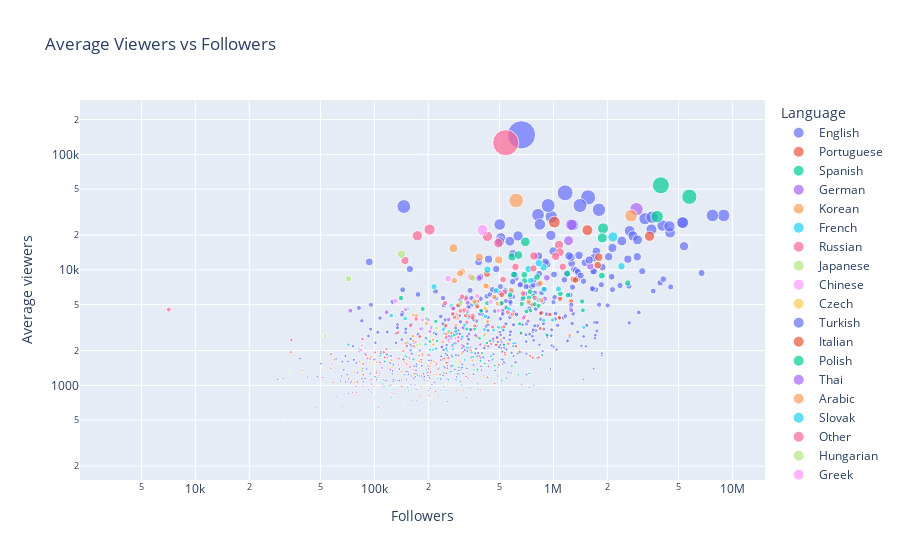

Notebook cell for this chart:
### Markdown cell above
### Interactive plot

### Code cell
fig = px.scatter(
    df,
    x="Followers",
    y="Average viewers",
    color="Language",
    hover_name="Channel",
    size="Average viewers",
    log_x=True,
    log_y=True,
    title="Average Viewers vs Followers"
)
fig.show()

### Figure 1 — Plotly figure (JSON) as saved in the notebook; plotly's stock layout.template omitted (floating-point values rounded to 4 significant figures; data arrays with more than 128 entries replaced by an {"elided": "..."} marker saying what was removed)
{"data": [{"hovertemplate": "<b>%{hovertext}</b><br><br>Language=English<br>Followers=%{x}<br>Average viewers=%{marker.size}<extra></extra>", "hovertext": {"elided": "485 str values"}, "legendgroup": "English", "marker": {"color": "#636efa", "size": {"elided": "485 int values"}, "sizemode": "area", "sizeref": 369.1, "symbol": "circle"}, "mode": "markers", "name": "English", "orientation": "v", "showlegend": true, "type": "scatter", "x": {"elided": "485 int values"}, "xaxis": "x", "y": {"elided": "485 int values"}, "yaxis": "y"}, {"hovertemplate": "<b>%{hovertext}</b><br><br>Language=Portuguese<br>Followers=%{x}<br>Average viewers=%{marker.size}<extra></extra>", "hovertext": ["Gaules", "alanzoka", "YoDa", "RiotGamesBrazil", "NOBRU", "Baiano", "Rakin", "Cellbit", "jukes", "SkipNhOLIVE", "SkipNhO", "jovirone", "JohnPitterTV", "mch_AGG", "yeTz", "ziGueira", "aXtLOL", "MarcaoRX", "gratis150ml", "StereOnline", "blxckoutz", "Felps", "adolfz", "Smurfdomuca", "pimpimenta", "PatoPapao", "BeyondTheSummit_PT", "thedarkness", "jean_mago", "1DrakoNz", "R6esportsBR", "pijack11", "Nattank", "c9judite", "Mibrtv", "Rubini", "JonVlogs", "DavyJones", "Sev7n", "gabepeixe", "forever", "Tiagovski555YT", "BRNWOWZK1", "LuquEt4", "Vovo", "hastad", "BeyondTheSummit_PT2", "cellinrj", "Pelegrino1993", "RaulZitoYT", "Sonecarox", "mandiocaa1", "murilo_RT", "HunterGodBr", "leplol1", "sacy", "Gabi", "Buozzi", "Patriota", "zorlaKOKA", "calango"], "legendgroup": "Portuguese", "marker": {"color": "#EF553B", "size": [10976, 19560, 12868, 25918, 22070, 9229, 5333, 8264, 8165, 1196, 3875, 5632, 900, 884, 4221, 3203, 4991, 1258, 1801, 785, 2566, 3109, 4926, 2843, 1744, 2795, 807, 1914, 2012, 2655, 4021, 1569, 1537, 644, 3310, 1284, 2239, 4111, 1037, 1788, 5300, 2061, 465, 1081, 974, 1812, 796, 1711, 1074, 839, 569, 4355, 315, 1737, 1444, 1304, 2174, 872, 1951, 1247, 1736], "sizemode": "area", "sizeref": 369.1, "symbol": "circle"}, "mode": "markers", "name": "Portuguese", "orientation": "v", "showlegend": true, "type": "scatter", "x": [1767635, 3445134, 1792625, 1011924, 1549722, 425797, 1258173, 1293451, 1327059, 324765, 1076499, 1089830, 286184, 219431, 849972, 529814, 763886, 166594, 741652, 327645, 482061, 844681, 294217, 267948, 828298, 656860, 203549, 536792, 342691, 373375, 323856, 252717, 86544, 105341, 250709, 102528, 480299, 955846, 469944, 149362, 373484, 220585, 173713, 74404, 141898, 868738, 178612, 245715, 80566, 78971, 87530, 312944, 70814, 258876, 157981, 206184, 271202, 75290, 646758, 361102, 767187], "xaxis": "x", "y": [10976, 19560, 12868, 25918, 22070, 9229, 5333, 8264, 8165, 1196, 3875, 5632, 900, 884, 4221, 3203, 4991, 1258, 1801, 785, 2566, 3109, 4926, 2843, 1744, 2795, 807, 1914, 2012, 2655, 4021, 1569, 1537, 644, 3310, 1284, 2239, 4111, 1037, 1788, 5300, 2061, 465, 1081, 974, 1812, 796, 1711, 1074, 839, 569, 4355, 315, 1737, 1444, 1304, 2174, 872, 1951, 1247, 1736], "yaxis": "y"}, {"hovertemplate": "<b>%{hovertext}</b><br><br>Language=Spanish<br>Followers=%{x}<br>Average viewers=%{marker.size}<extra></extra>", "hovertext": ["Rubius", "auronplay", "TheGrefg", "ibai", "LVPes", "elded", "juansguarnizo", "ElmiilloR", "coscu", "MYM_ALKAPONE", "Reborn_Live", "Brunenger", "FolagorLives", "alexelcapo", "Llobeti4", "Magic", "bysTaXx", "Alexby11", "knekro", "ElRichMC", "ReventXz", "Conterstine", "IamCristinini", "Ampeterby7", "SNEUX", "Perxitaa", "IlloJuan", "Mixwell", "G4G_REVENANT", "CooLifeGame", "bytarifaaa", "ElcanaldeJoaco", "MarkiLokurasY", "Peereira7", "zEkO", "x6FlipiN", "SLAKUN10", "Th3Antonio", "orslok", "grafo", "Pimpeano", "Werlyb", "Dementardo", "k1ng", "lolesportsla", "goncho", "MenosTrece", "CarritosKami", "bazattak007", "SkyshockTV", "Evangelion0", "cacho01", "natalan", "DuendePablo", "Frankkaster", "MarkitoNavaja", "RobertoCein", "Vicens", "LRojo_", "BarcaGamer", "ElOjoNinja", "Tanovich", "iGeStarK", "SoyPan", "wingz", "FlexZ", "Staryuuki", "LITkillah"], "legendgroup": "Spanish", "marker": {"color": "#00cc96", "size": [42948, 53986, 28887, 22837, 12947, 7699, 6039, 5163, 8919, 5948, 17488, 2844, 5032, 5772, 3410, 5123, 6210, 5331, 2912, 9062, 3073, 2557, 1906, 9301, 3748, 8010, 4087, 4219, 2947, 4415, 13435, 8673, 2714, 1377, 4440, 2712, 18906, 2419, 3082, 1544, 6469, 2399, 4663, 4365, 4586, 2431, 1481, 1681, 1630, 1605, 1777, 2669, 2240, 1101, 4886, 5070, 1270, 5739, 1192, 1234, 1484, 1434, 1282, 954, 1347, 897, 1467, 9104], "sizemode": "area", "sizeref": 369.1, "symbol": "circle"}, "mode": "markers", "name": "Spanish", "orientation": "v", "showlegend": true, "type": "scatter", "x": [5751354, 3983847, 3795667, 1894953, 587677, 2601858, 1204773, 426716, 1865296, 770535, 697007, 659652, 786983, 680023, 648084, 365714, 1093212, 1448018, 260728, 688715, 362062, 386804, 398634, 1194476, 196635, 689582, 275174, 331208, 284620, 395859, 638657, 810622, 923377, 377689, 743040, 279204, 1874932, 223756, 327888, 414577, 740343, 204348, 547154, 706537, 186208, 442412, 470873, 165439, 391413, 114154, 120494, 269080, 529357, 514073, 826222, 665430, 730326, 730679, 100767, 636568, 273504, 296560, 244437, 343191, 85695, 155382, 586475, 601927], "xaxis": "x", "y": [42948, 53986, 28887, 22837, 12947, 7699, 6039, 5163, 8919, 5948, 17488, 2844, 5032, 5772, 3410, 5123, 6210, 5331, 2912, 9062, 3073, 2557, 1906, 9301, 3748, 8010, 4087, 4219, 2947, 4415, 13435, 8673, 2714, 1377, 4440, 2712, 18906, 2419, 3082, 1544, 6469, 2399, 4663, 4365, 4586, 2431, 1481, 1681, 1630, 1605, 1777, 2669, 2240, 1101, 4886, 5070, 1270, 5739, 1192, 1234, 1484, 1434, 1282, 954, 1347, 897, 1467, 9104], "yaxis": "y"}, {"hovertemplate": "<b>%{hovertext}</b><br><br>Language=German<br>Followers=%{x}<br>Average viewers=%{marker.size}<extra></extra>", "hovertext": ["MontanaBlack88", "TheRealKnossi", "NoWay4u_Sir", "Trymacs", "Papaplatte", "GRONKH", "Shlorox", "SummonersInnLive", "Bonjwa", "INSCOPE21TV", "Amar", "BastiGHG", "PietSmiet", "RocketBeansTV", "Staiy", "orangemorange", "ELoTRiX", "RoyalPhunk", "KamoLRF", "Moondye7", "MckyTV", "maxim", "GTimeTV", "Solaaaa", "P4wnyhof", "TrilluXe", "rewinside", "Kamikatze", "LPMassive", "Dhalucard", "AladdinTV", "Broeki1", "BigSpinCR", "xTheSolutionTV", "Back2Warcraft", "kutcherlol", "DieHahn", "H0llyLP", "SparkofPhoenixTV", "PainLivestream", "primeleague", "AnniTheDuck", "Harmii", "Sologesang", "nookyyy", "TaKeTV", "Sintica", "mailand", "SlotRoom247"], "legendgroup": "German", "marker": {"color": "#ab63fa", "size": [33514, 24595, 8479, 10735, 8546, 17860, 5216, 6328, 1802, 7554, 4207, 2733, 4147, 696, 3711, 2653, 5620, 2934, 3948, 2530, 3599, 3173, 1022, 2227, 1205, 2095, 4455, 1586, 2181, 1828, 1416, 1317, 1824, 2027, 1697, 1093, 1229, 1116, 1462, 1635, 4427, 2533, 1159, 1072, 683, 829, 1207, 1400, 326], "sizemode": "area", "sizeref": 369.1, "symbol": "circle"}, "mode": "markers", "name": "German", "orientation": "v", "showlegend": true, "type": "scatter", "x": [2911316, 1260160, 383892, 1607134, 919026, 1216020, 331632, 503346, 123954, 658658, 604374, 507730, 576903, 416018, 259624, 261139, 895851, 204451, 688868, 306920, 722041, 312566, 665021, 309594, 489174, 412495, 1259972, 107476, 315264, 269408, 110211, 150944, 185784, 320629, 94929, 198818, 231584, 151000, 433078, 435872, 73409, 460463, 333858, 58531, 206681, 227062, 160387, 86561, 69183], "xaxis": "x", "y": [33514, 24595, 8479, 10735, 8546, 17860, 5216, 6328, 1802, 7554, 4207, 2733, 4147, 696, 3711, 2653, 5620, 2934, 3948, 2530, 3599, 3173, 1022, 2227, 1205, 2095, 4455, 1586, 2181, 1828, 1416, 1317, 1824, 2027, 1697, 1093, 1229, 1116, 1462, 1635, 4427, 2533, 1159, 1072, 683, 829, 1207, 1400, 326], "yaxis": "y"}, {"hovertemplate": "<b>%{hovertext}</b><br><br>Language=Korean<br>Followers=%{x}<br>Average viewers=%{marker.size}<extra></extra>", "hovertext": ["풍월량 (hanryang1125)", "LCK_Korea", "한동숙 (handongsuk)", "서새봄냥 (saddummy)", "괴물쥐123 (tmxk319)", "따효니 (ddahyoni)", "우왁굳 (woowakgood)", "앰비션_ (lol_ambition)", "침착맨 (zilioner)", "김진우 (jinu6734)", "녹두로 (nokduro)", "김도 (kimdoe)", "울프 (lol_woolf)", "플러리 (flurry1989)", "Faker", "탬탬버린 (2chamcham2)", "쌍베 (pacific8815)", "악어 (jdm2088)", "얍얍 (yapyap30)", "실프_ (silphtv)", "강지 (rkdwl12)", "김나성 (naseongkim)", "오킹 (obm1025)", "철면수심 (109ace)", "살인마협회장 (sal_gu)", "소풍왔니 (yumyumyu77)", "연두는말안드뤄 (rudbeckia7)", "쉐리 (kss7749)", "소우릎 (so_urf)", "소니쇼 (sonycast_)", "공혁준 (rhdgurwns)", "똘똘똘이_ (jungtaejune)", "개복어 (dogswellfish)", "웁_게임방송 (alenenwooptv)", "머독 (ajehr)", "고차비 (kumikomii)", "선바 (sunbaking)", "양띵 (yd0821)", "룩삼 (looksam)", "루시아 (lucia94)", "꽃핀 (cherrypach)", "김뚜띠_ (kimdduddi)", "옥냥이 (rooftopcat99)", "쫀득이_ (pjs9073)", "피닉스박1 (xkwhd)", "금사향 (sah_yang)", "나나양 (nanayango3o)", "자동 (tranth)", "도현_ (d_obby)", "인간젤리 (ses836)", "태준이 (dlxowns45)", "포셔 (portialyn)", "케인 (kanetv8)", "코렛트 (collet11)", "홍방장 (game2eye)", "짬타수아 (zzamtiger0310)", "다주 (dda_ju)", "견자희 (wkgml)", "무굴 (moogrr1211)", "핑맨 (95pingman)", "_연두부_ (lovelyyeon)", "미라지 (mirage720)", "감블러 (9ambler)", "강퀴 (kangqui)", "햇살살 (hatsalsal)", "재슥짱 (pikra10)", "과로사1 (aram4519)", "스피드소닉 (dragon3652)", "칸데르니아 (jmjdoc)", "헤징 (hejin0_0)", "지수소녀 (wltn4765)", "매직박 (yagubu)", "양아지 (dkwl025)", "러너교 (runner0608)", "크캣66 (crazzyccat)", "빅헤드 (bighead033)", "마스카 (newmasca)"], "legendgroup": "Korean", "marker": {"color": "#FFA15A", "size": [12201, 39848, 12869, 6681, 7173, 4534, 4100, 5332, 5843, 4710, 4040, 4062, 9633, 3859, 29414, 5107, 3992, 15405, 9306, 1891, 2484, 1584, 3563, 2202, 2663, 4496, 2478, 2403, 1756, 2840, 3828, 1649, 1601, 1418, 3292, 1615, 2762, 8075, 3302, 1603, 2369, 2318, 2256, 2597, 1139, 1559, 1589, 1402, 1401, 1213, 2023, 1349, 1313, 1248, 1669, 1876, 1466, 2210, 879, 3449, 1115, 1638, 1692, 1400, 1302, 1068, 1592, 529, 756, 1017, 980, 1666, 1237, 2434, 644, 793, 567], "sizemode": "area", "sizeref": 369.1, "symbol": "circle"}, "mode": "markers", "name": "Korean", "orientation": "v", "showlegend": true, "type": "scatter", "x": [494445, 619382, 385250, 580794, 427926, 322895, 591500, 362297, 465887, 274875, 165823, 287639, 308528, 169505, 2716270, 489270, 171858, 276488, 301033, 309065, 507418, 103260, 428179, 166726, 164092, 309322, 212053, 170718, 95477, 255949, 289455, 124835, 215413, 125615, 362794, 177741, 251416, 279864, 285474, 82578, 240835, 149158, 214028, 193757, 142209, 206794, 147351, 85764, 195405, 105730, 346631, 39485, 141167, 215304, 183891, 185684, 205041, 415795, 37162, 195423, 108382, 352412, 144116, 57130, 77861, 77376, 301329, 35503, 30877, 123451, 99600, 59697, 220819, 164902, 35930, 213212, 109068], "xaxis": "x", "y": [12201, 39848, 12869, 6681, 7173, 4534, 4100, 5332, 5843, 4710, 4040, 4062, 9633, 3859, 29414, 5107, 3992, 15405, 9306, 1891, 2484, 1584, 3563, 2202, 2663, 4496, 2478, 2403, 1756, 2840, 3828, 1649, 1601, 1418, 3292, 1615, 2762, 8075, 3302, 1603, 2369, 2318, 2256, 2597, 1139, 1559, 1589, 1402, 1401, 1213, 2023, 1349, 1313, 1248, 1669, 1876, 1466, 2210, 879, 3449, 1115, 1638, 1692, 1400, 1302, 1068, 1592, 529, 756, 1017, 980, 1666, 1237, 2434, 644, 793, 567], "yaxis": "y"}, {"hovertemplate": "<b>%{hovertext}</b><br><br>Language=French<br>Followers=%{x}<br>Average viewers=%{marker.size}<extra></extra>", "hovertext": ["Solary", "Gotaga", "OgamingLoL", "Sardoche", "JLTomy", "SolaryFortnite", "ZeratoR", "lestream", "SolaryHS", "Squeezie", "Domingo", "Locklear", "Kamet0", "mistermv", "Doigby", "Shaunz", "Xari", "Skyyart", "Ponce", "TheKAIRI78", "MinosTV_", "XEWER", "Mickalow", "AlphaCast", "OgamingSC2", "MoMaN", "AntoineDanielLive", "BruceGrannec", "Alderiate", "MasterSnakou", "SkyrrozTV", "LeBouseuh", "JLWaliid", "ImSoFresh", "AdzTV", "JLBichouu", "MrBboy45", "Etoiles", "armateam", "JeelTV", "NeverSayYesTwitch", "WankilStudio", "Crocodyle_lol", "Altair", "Maghla", "iProMx", "Tonton", "Mushway", "1PVCS", "CaMaK", "Corobizar", "chowh1", "Kaydop", "Lutti", "Lapi", "RebeuDeter", "rhobalas_lol", "YoMax", "GoBGG", "Krayn_Live", "FantaBobShow", "Bidule", "ESL_CSGO_FR", "HeyarTV", "aminematue", "Remx"], "legendgroup": "French", "marker": {"color": "#19d3f3", "size": [3187, 10750, 3020, 8066, 10053, 3180, 10516, 3652, 1802, 19260, 11423, 5512, 4560, 6627, 6829, 3791, 4841, 2311, 3043, 6795, 2034, 1660, 1830, 3046, 547, 1363, 3964, 3011, 3337, 1786, 2185, 3678, 2239, 1119, 1443, 2039, 1659, 2090, 479, 1768, 1357, 10173, 1802, 1183, 2124, 4576, 1237, 2638, 2256, 1759, 1787, 980, 2268, 1153, 789, 7141, 779, 2051, 1400, 918, 1936, 2052, 2570, 786, 4016, 1205], "sizemode": "area", "sizeref": 369.1, "symbol": "circle"}, "mode": "markers", "name": "French", "orientation": "v", "showlegend": true, "type": "scatter", "x": [493207, 2401580, 523758, 746865, 428073, 1478270, 880728, 883706, 149073, 2149306, 829700, 824676, 565661, 479900, 1068260, 148568, 269447, 598579, 242969, 885915, 204605, 455056, 864324, 411993, 105368, 360418, 416920, 463188, 319860, 448316, 597890, 988237, 272391, 111954, 489577, 212578, 318995, 220873, 187315, 357385, 194933, 726730, 107835, 42265, 329065, 151788, 147542, 310100, 71596, 151886, 272635, 113551, 193058, 226344, 130323, 215360, 100599, 273980, 229586, 125775, 348598, 82570, 193614, 124479, 124232, 178553], "xaxis": "x", "y": [3187, 10750, 3020, 8066, 10053, 3180, 10516, 3652, 1802, 19260, 11423, 5512, 4560, 6627, 6829, 3791, 4841, 2311, 3043, 6795, 2034, 1660, 1830, 3046, 547, 1363, 3964, 3011, 3337, 1786, 2185, 3678, 2239, 1119, 1443, 2039, 1659, 2090, 479, 1768, 1357, 10173, 1802, 1183, 2124, 4576, 1237, 2638, 2256, 1759, 1787, 980, 2268, 1153, 789, 7141, 779, 2051, 1400, 918, 1936, 2052, 2570, 786, 4016, 1205], "yaxis": "y"}, {"hovertemplate": "<b>%{hovertext}</b><br><br>Language=Russian<br>Followers=%{x}<br>Average viewers=%{marker.size}<extra></extra>", "hovertext": ["Evelone192", "dota2mc_ru", "Dota2RuHub", "csgomc_ru", "SilverName", "Stray228", "ybicanoooobov", "buster", "WePlayEsport_RU", "dota2ti_ru", "DreadzTV", "bratishkinoff", "Sfory", "C_a_k_e", "StarLadder5", "CSRuHub", "melharucos", "HoneyMad", "just_ns", "RiotGamesRU", "BlackUFA", "QuattroAce", "hardgamechannel", "VooDooSh", "WELOVEGAMES", "modestal", "ALOHADANCETV", "Dota2ruhub2", "JesusAVGN", "HGmony", "guit88man", "A1taOda", "KarmikKoala", "JustCooman", "Xop0", "Manyrin", "chistor_", "winstrike_tv", "gamelifeow", "Sh4dowehhh", "icebergdoto", "Lasqa", "qSnake", "BeBePtv", "IrmanPlay", "Recrent", "iLame", "Daxak", "olyashaa", "GodHunt", "GN_GG", "makataO", "CarTmaNzbs", "XBOCT", "shtan_udachi", "HellYeahPlay", "Igromania", "rxnexus", "Dmitry_Lixxx", "AkTep", "mokrivskyi", "DreamHackDota2_RU", "UCCleague", "KVYZEE", "BotanicX", "dinablin", "UncleBjorn", "StRoGo", "TpaBoMaH", "karavay46", "ZLOYn", "CeMka", "LenaGol0vach", "Sinner666"], "legendgroup": "Russian", "marker": {"color": "#FF6692", "size": [16422, 19495, 13189, 17020, 10618, 10290, 8255, 14195, 8627, 126232, 6249, 10626, 3197, 4403, 13089, 5044, 3519, 6394, 3969, 19753, 3889, 1696, 5711, 2519, 2761, 5660, 4288, 5158, 3838, 2465, 1989, 1844, 2205, 3287, 1110, 2284, 1838, 12058, 1659, 2012, 3746, 2863, 1389, 1865, 2612, 1502, 1243, 2061, 2296, 1820, 1715, 910, 1793, 4473, 1929, 1706, 939, 1475, 3006, 1541, 5864, 22356, 1378, 849, 1937, 2413, 975, 4621, 1531, 4037, 2603, 979, 4159, 4530], "sizemode": "area", "sizeref": 369.1, "symbol": "circle"}, "mode": "markers", "name": "Russian", "orientation": "v", "showlegend": true, "type": "scatter", "x": [1075101, 428284, 777510, 492954, 614395, 773712, 523512, 1087377, 346934, 541644, 675908, 1128907, 457502, 302633, 1029203, 511431, 328473, 533250, 341549, 173861, 279922, 157620, 786562, 85678, 413458, 323364, 555334, 248277, 682899, 34358, 144898, 537519, 151920, 159117, 94751, 449520, 89608, 148183, 234471, 84234, 171113, 135446, 200878, 57205, 252042, 220789, 233263, 116897, 559877, 202883, 91514, 391656, 386948, 318230, 100852, 136885, 184078, 255944, 347824, 222796, 308815, 203419, 226974, 127963, 34119, 293748, 111003, 272944, 151266, 354734, 294277, 86502, 274237, 7102], "xaxis": "x", "y": [16422, 19495, 13189, 17020, 10618, 10290, 8255, 14195, 8627, 126232, 6249, 10626, 3197, 4403, 13089, 5044, 3519, 6394, 3969, 19753, 3889, 1696, 5711, 2519, 2761, 5660, 4288, 5158, 3838, 2465, 1989, 1844, 2205, 3287, 1110, 2284, 1838, 12058, 1659, 2012, 3746, 2863, 1389, 1865, 2612, 1502, 1243, 2061, 2296, 1820, 1715, 910, 1793, 4473, 1929, 1706, 939, 1475, 3006, 1541, 5864, 22356, 1378, 849, 1937, 2413, 975, 4621, 1531, 4037, 2603, 979, 4159, 4530], "yaxis": "y"}, {"hovertemplate": "<b>%{hovertext}</b><br><br>Language=Japanese<br>Followers=%{x}<br>Average viewers=%{marker.size}<extra></extra>", "hovertext": ["fps_shaka", "stylishnoob4", "SPYGEA", "RiotGamesJP", "yamatonjp", "スタンミ (sutanmi)", "RTAinJapan", "しゃるる (syaruru3)", "DaigoTheBeasTV", "Japan_ASMR"], "legendgroup": "Japanese", "marker": {"color": "#B6E880", "size": [5195, 8485, 3131, 13675, 2269, 2683, 8383, 1309, 2225, 271], "sizemode": "area", "sizeref": 369.1, "symbol": "circle"}, "mode": "markers", "name": "Japanese", "orientation": "v", "showlegend": true, "type": "scatter", "x": [303671, 354579, 222046, 141684, 179920, 53124, 71730, 33726, 173271, 67707], "xaxis": "x", "y": [5195, 8485, 3131, 13675, 2269, 2683, 8383, 1309, 2225, 271], "yaxis": "y"}, {"hovertemplate": "<b>%{hovertext}</b><br><br>Language=Chinese<br>Followers=%{x}<br>Average viewers=%{marker.size}<extra></extra>", "hovertext": ["uzra", "蝦愛橘子 (shuteye_orange)", "老皮 (mobilmobil)", "木棉花官方頻道 (muse_tw)", "餐餐自由配 (blusewilly_retry)", "接接 (godjj)", "狂暴小建 (a541021)", "懶貓 (failverde)", "嬌兔 (zrush)", "relaxing234", "殺梗 (xargon0731)", "kyo1984123", "NeVeR_LosEs", "Ko0416", "亞洲統神 (asiagodtonegg3be0)", "GarenaTW", "livekiss", "大丸 (wtf_winds123)", "六希夫 (qttsix)", "羅傑 (roger9527)", "龜狗 (gueigotv)", "超負荷 (sam1268)", "逼比 (bebelolz)", "踢虧 (takesipon)", "小夜夜 (albislol)", "貝克 (slrabbit99)", "球球 (lilballzlolz)", "貝莉莓 (beryl_lulu)", "聶寶 (nielnieh345)", "西門夜說 (westdoor)"], "legendgroup": "Chinese", "marker": {"color": "#FF97FF", "size": [3683, 2217, 5303, 1397, 5941, 4378, 3105, 2348, 3084, 8405, 2549, 1516, 3680, 1515, 4426, 22130, 520, 2410, 1412, 5401, 1373, 4538, 2488, 1534, 706, 1329, 1724, 1739, 728, 1165], "sizemode": "area", "sizeref": 369.1, "symbol": "circle"}, "mode": "markers", "name": "Chinese", "orientation": "v", "showlegend": true, "type": "scatter", "x": [185506, 85247, 446426, 121053, 374480, 331744, 207369, 169973, 180412, 258402, 283232, 135687, 200953, 108784, 494643, 401222, 31323, 259338, 118305, 131484, 165232, 148702, 260119, 57634, 146276, 106235, 118276, 156726, 93991, 272662], "xaxis": "x", "y": [3683, 2217, 5303, 1397, 5941, 4378, 3105, 2348, 3084, 8405, 2549, 1516, 3680, 1515, 4426, 22130, 520, 2410, 1412, 5401, 1373, 4538, 2488, 1534, 706, 1329, 1724, 1739, 728, 1165], "yaxis": "y"}, {"hovertemplate": "<b>%{hovertext}</b><br><br>Language=Czech<br>Followers=%{x}<br>Average viewers=%{marker.size}<extra></extra>", "hovertext": ["Agraelus", "Opat04", "Mazarin1k", "CzechCloud", "Herdyn", "Xnapycz"], "legendgroup": "Czech", "marker": {"color": "#FECB52", "size": [4642, 1814, 780, 978, 1180, 1572], "sizemode": "area", "sizeref": 369.1, "symbol": "circle"}, "mode": "markers", "name": "Czech", "orientation": "v", "showlegend": true, "type": "scatter", "x": [414951, 178477, 205378, 180668, 410224, 94551], "xaxis": "x", "y": [4642, 1814, 780, 978, 1180, 1572], "yaxis": "y"}, {"hovertemplate": "<b>%{hovertext}</b><br><br>Language=Turkish<br>Followers=%{x}<br>Average viewers=%{marker.size}<extra></extra>", "hovertext": ["Elraenn", "wtcN", "KendineMuzisyen", "Jahrein", "Mithrain", "Elwind", "UNLOSTV", "Rammus53", "pqueen", "Crystal_LoL", "ThaldrinLol", "AlpTV", "RiotGamesTurkish", "10000DAYS", "berkriptepe", "pankylol", "Uthenera", "EFEUYGAC", "akagreenn", "Videoyun", "Naru", "Hype"], "legendgroup": "Turkish", "marker": {"color": "#636efa", "size": [13224, 7438, 9583, 8929, 4990, 7165, 12171, 2217, 2602, 1466, 1671, 2913, 7414, 1255, 4103, 3141, 2106, 3700, 2902, 1030, 3045, 1674], "sizemode": "area", "sizeref": 369.1, "symbol": "circle"}, "mode": "markers", "name": "Turkish", "orientation": "v", "showlegend": true, "type": "scatter", "x": [1223076, 1852272, 1372290, 1422862, 1258713, 703464, 1585519, 978645, 485787, 167132, 521166, 576276, 651994, 356683, 622358, 284563, 411346, 358498, 117916, 375697, 344859, 145476], "xaxis": "x", "y": [13224, 7438, 9583, 8929, 4990, 7165, 12171, 2217, 2602, 1466, 1671, 2913, 7414, 1255, 4103, 3141, 2106, 3700, 2902, 1030, 3045, 1674], "yaxis": "y"}, {"hovertemplate": "<b>%{hovertext}</b><br><br>Language=Italian<br>Followers=%{x}<br>Average viewers=%{marker.size}<extra></extra>", "hovertext": ["POW3Rtv", "ZanoXVII", "Homyatol", "Tumblurr", "DarioMocciaTwitch", "NeZaK_", "ilMasseo", "PG_Esports", "Everyeyeit", "luke4316live", "MatteoHS", "Xiuder_", "Paoloidolo", "Cerbero_Podcast", "TheRealMarzaa", "veloxey", "Multiplayerit"], "legendgroup": "Italian", "marker": {"color": "#EF553B", "size": [3836, 6073, 4826, 3846, 1749, 1407, 2184, 1933, 1236, 636, 1176, 909, 1205, 2647, 1505, 1273, 1053], "sizemode": "area", "sizeref": 369.1, "symbol": "circle"}, "mode": "markers", "name": "Italian", "orientation": "v", "showlegend": true, "type": "scatter", "x": [1080764, 514866, 375749, 353687, 114376, 255840, 617665, 112874, 86590, 168531, 428553, 312280, 183900, 179420, 495558, 252913, 58786], "xaxis": "x", "y": [3836, 6073, 4826, 3846, 1749, 1407, 2184, 1933, 1236, 636, 1176, 909, 1205, 2647, 1505, 1273, 1053], "yaxis": "y"}, {"hovertemplate": "<b>%{hovertext}</b><br><br>Language=Polish<br>Followers=%{x}<br>Average viewers=%{marker.size}<extra></extra>", "hovertext": ["IzakOOO", "H2P_Gucio", "Xayoo_", "EWROON", "PAGO3", "polsatgames", "Overpow", "LotharHS", "Kubon_", "ZONY", "BlackFIreIce", "ArQuel"], "legendgroup": "Polish", "marker": {"color": "#00cc96", "size": [4463, 3581, 6091, 5172, 2326, 5695, 2004, 898, 1323, 1118, 1070, 1122], "sizemode": "area", "sizeref": 369.1, "symbol": "circle"}, "mode": "markers", "name": "Polish", "orientation": "v", "showlegend": true, "type": "scatter", "x": [1461767, 220488, 572789, 514693, 425072, 141026, 254516, 251812, 267984, 260125, 108895, 285920], "xaxis": "x", "y": [4463, 3581, 6091, 5172, 2326, 5695, 2004, 898, 1323, 1118, 1070, 1122], "yaxis": "y"}, {"hovertemplate": "<b>%{hovertext}</b><br><br>Language=Thai<br>Followers=%{x}<br>Average viewers=%{marker.size}<extra></extra>", "hovertext": ["RebirthzTV", "boyMinORu", "FPSThailand", "FifaTargrean", "duckmanzch", "NoctisAK47", "iamSometimes", "Esports_Alliance", "voicetv", "Tanxlive", "LightFuryLF"], "legendgroup": "Thai", "marker": {"color": "#ab63fa", "size": [4629, 2717, 2260, 1353, 1363, 1052, 2004, 4293, 314, 971, 1169], "sizemode": "area", "sizeref": 369.1, "symbol": "circle"}, "mode": "markers", "name": "Thai", "orientation": "v", "showlegend": true, "type": "scatter", "x": [276694, 367223, 390579, 396862, 122694, 73584, 179552, 117084, 3660, 244133, 51589], "xaxis": "x", "y": [4629, 2717, 2260, 1353, 1363, 1052, 2004, 4293, 314, 971, 1169], "yaxis": "y"}, {"hovertemplate": "<b>%{hovertext}</b><br><br>Language=Arabic<br>Followers=%{x}<br>Average viewers=%{marker.size}<extra></extra>", "hovertext": ["shongxbong", "RakanooLive", "ixxYjYxxi", "FFearFFul", "iklooode25"], "legendgroup": "Arabic", "marker": {"color": "#FFA15A", "size": [7656, 2726, 5459, 5305, 7265], "sizemode": "area", "sizeref": 369.1, "symbol": "circle"}, "mode": "markers", "name": "Arabic", "orientation": "v", "showlegend": true, "type": "scatter", "x": [845158, 1234662, 857099, 727059, 418710], "xaxis": "x", "y": [7656, 2726, 5459, 5305, 7265], "yaxis": "y"}, {"hovertemplate": "<b>%{hovertext}</b><br><br>Language=Slovak<br>Followers=%{x}<br>Average viewers=%{marker.size}<extra></extra>", "hovertext": ["resttpowered"], "legendgroup": "Slovak", "marker": {"color": "#19d3f3", "size": [2072], "sizemode": "area", "sizeref": 369.1, "symbol": "circle"}, "mode": "markers", "name": "Slovak", "orientation": "v", "showlegend": true, "type": "scatter", "x": [252184], "xaxis": "x", "y": [2072], "yaxis": "y"}, {"hovertemplate": "<b>%{hovertext}</b><br><br>Language=Other<br>Followers=%{x}<br>Average viewers=%{marker.size}<extra></extra>", "hovertext": ["LigaPro1"], "legendgroup": "Other", "marker": {"color": "#FF6692", "size": [1149], "sizemode": "area", "sizeref": 369.1, "symbol": "circle"}, "mode": "markers", "name": "Other", "orientation": "v", "showlegend": true, "type": "scatter", "x": [30986], "xaxis": "x", "y": [1149], "yaxis": "y"}, {"hovertemplate": "<b>%{hovertext}</b><br><br>Language=Hungarian<br>Followers=%{x}<br>Average viewers=%{marker.size}<extra></extra>", "hovertext": ["KriszhAdvice", "WeAreTheVR"], "legendgroup": "Hungarian", "marker": {"color": "#B6E880", "size": [1593, 2688], "sizemode": "area", "sizeref": 369.1, "symbol": "circle"}, "mode": "markers", "name": "Hungarian", "orientation": "v", "showlegend": true, "type": "scatter", "x": [284899, 410814], "xaxis": "x", "y": [1593, 2688], "yaxis": "y"}, {"hovertemplate": "<b>%{hovertext}</b><br><br>Language=Greek<br>Followers=%{x}<br>Average viewers=%{marker.size}<extra></extra>", "hovertext": ["Pun1shers_TV"], "legendgroup": "Greek", "marker": {"color": "#FF97FF", "size": [1961], "sizemode": "area", "sizeref": 369.1, "symbol": "circle"}, "mode": "markers", "name": "Greek", "orientation": "v", "showlegend": true, "type": "scatter", "x": [82289], "xaxis": "x", "y": [1961], "yaxis": "y"}, {"hovertemplate": "<b>%{hovertext}</b><br><br>Language=Finnish<br>Followers=%{x}<br>Average viewers=%{marker.size}<extra></extra>", "hovertext": ["OfficialAndyPyro"], "legendgroup": "Finnish", "marker": {"color": "#FECB52", "size": [1027], "sizemode": "area", "sizeref": 369.1, "symbol": "circle"}, "mode": "markers", "name": "Finnish", "orientation": "v", "showlegend": true, "type": "scatter", "x": [255595], "xaxis": "x", "y": [1027], "yaxis": "y"}, {"hovertemplate": "<b>%{hovertext}</b><br><br>Language=Swedish<br>Followers=%{x}<br>Average viewers=%{marker.size}<extra></extra>", "hovertext": ["CyrusTWO"], "legendgroup": "Swedish", "marker": {"color": "#636efa", "size": [1027], "sizemode": "area", "sizeref": 369.1, "symbol": "circle"}, "mode": "markers", "name": "Swedish", "orientation": "v", "showlegend": true, "type": "scatter", "x": [96691], "xaxis": "x", "y": [1027], "yaxis": "y"}], "layout": {"legend": {"itemsizing": "constant", "title": {"text": "Language"}, "tracegroupgap": 0}, "title": {"text": "Average Viewers vs Followers"}, "xaxis": {"anchor": "y", "domain": [0, 1], "title": {"text": "Followers"}, "type": "log"}, "yaxis": {"anchor": "x", "domain": [0, 1], "title": {"text": "Average viewers"}, "type": "log"}}}
